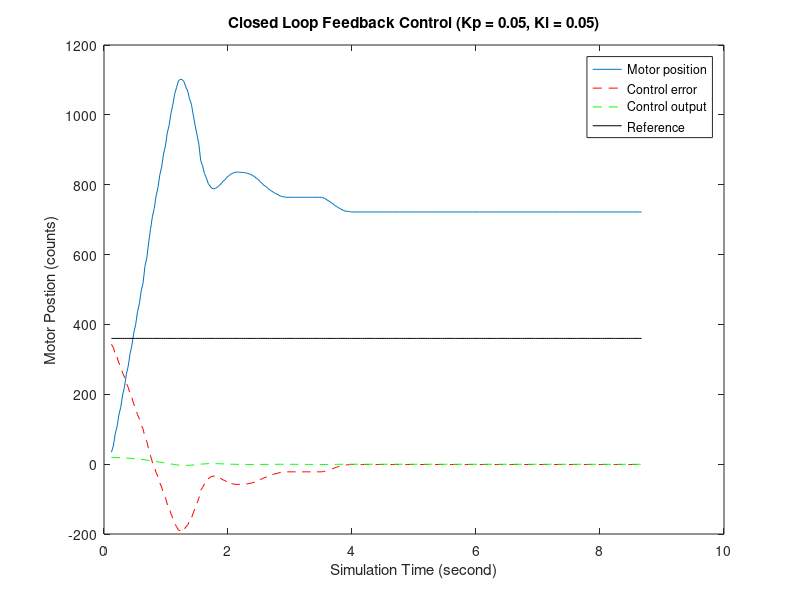

This figure's MATLAB source:
% Plot experiment results

%% Step size = 0.03; Proportional Gain = 0.1;
load Lab8_p2_plots_1.mat
plot(tsim, Pos); hold on;
plot(tsim, Error, 'r--')
plot(tsim, Vin, 'g--')
plot(tsim, Ref,'k'); hold off
xlabel('Simulation Time (second)')
ylabel('Motor Postion (counts)');
title('Closed Loop Feedback Control (Kp = 0.1)');
legend('Motor position','Control error','Control output','Reference');


%% Step size = 0.03; Kp = 0.05; Ki=0.05;
load Lab8_p2_plots_2.mat
plot(tsim, Pos); hold on;
plot(tsim, Error, 'r--')
plot(tsim, Vin, 'g--')
plot(tsim, Ref,'k'); hold off
xlabel('Simulation Time (second)')
ylabel('Motor Postion (counts)');
title('Closed Loop Feedback Control (Kp = 0.05, Ki = 0.05)');
legend('Motor position','Control error','Control output','Reference');
